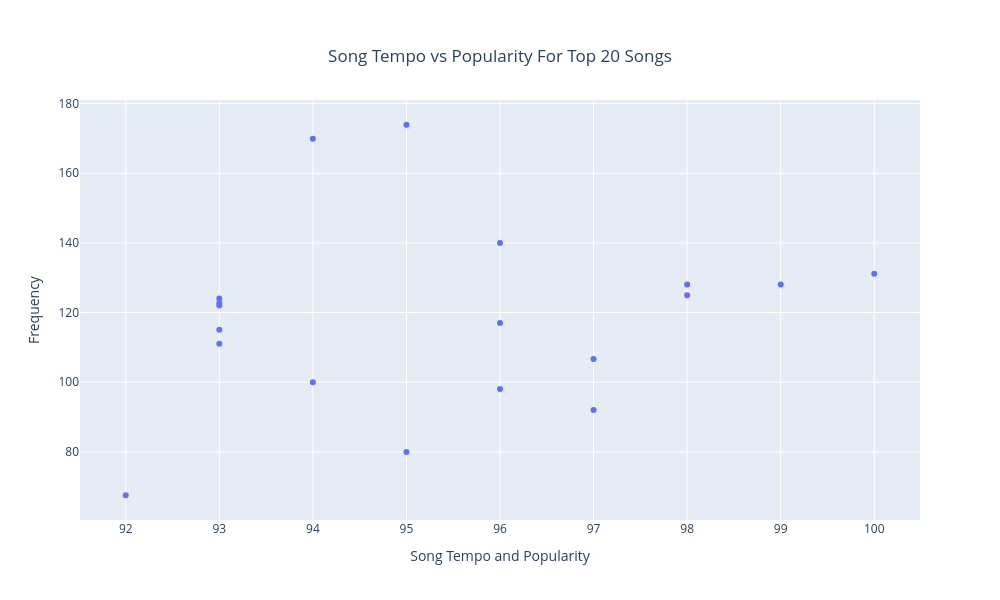

Notebook cell for this chart:
### Markdown cell above
## Check For Correlation Between Popularity Against Tempo

### Code cell
#check for correlation between popularity against tempo

#delete pure duplicates
dfSpotify_DataSet_Temp = dfSpotify_DataSet_Work.sort_values(by='popularity', ascending=False).drop_duplicates(
    subset=["artists","album_name","track_name"], keep='first').head(20)

#delete duplicate tempo values
dfSpotify_DataSet_Temp = dfSpotify_DataSet_Temp.drop_duplicates(subset=["tempo"], keep='first')

#plotly scatter plot
# Create a scatter plot using Plotly
fig = px.scatter(dfSpotify_DataSet_Temp, x="popularity", y="tempo", title="Tempo vs Popularity For Top 20 Songs")
fig.update_layout(title={"text": "Song Tempo vs Popularity For Top 20 Songs", "x": 0.5, "xanchor": "center", "yanchor": "top"},
                  xaxis_title="Song Tempo and Popularity",
                  yaxis_title="Frequency",
                  height=600, width=1000)
fig.show()

### Figure 1 — Plotly figure (JSON) as saved in the notebook; plotly's stock layout.template omitted (floating-point values rounded to 4 significant figures)
{"data": [{"hovertemplate": "popularity=%{x}<br>tempo=%{y}<extra></extra>", "legendgroup": "", "marker": {"color": "#636efa", "symbol": "circle"}, "mode": "markers", "name": "", "orientation": "v", "showlegend": false, "type": "scatter", "x": [100, 99, 98, 98, 97, 97, 96, 96, 96, 95, 95, 94, 94, 93, 93, 93, 93, 93, 92], "xaxis": "x", "y": [131.1, 128.0, 125.0, 128.0, 106.7, 92.0, 98.05, 140.0, 117.0, 79.93, 173.9, 99.97, 169.9, 124.1, 122.0, 122.8, 115.0, 111.0, 67.53], "yaxis": "y"}], "layout": {"height": 600, "legend": {"tracegroupgap": 0}, "title": {"text": "Song Tempo vs Popularity For Top 20 Songs", "x": 0.5, "xanchor": "center", "yanchor": "top"}, "width": 1000, "xaxis": {"anchor": "y", "domain": [0, 1], "title": {"text": "Song Tempo and Popularity"}}, "yaxis": {"anchor": "x", "domain": [0, 1], "title": {"text": "Frequency"}}}}
